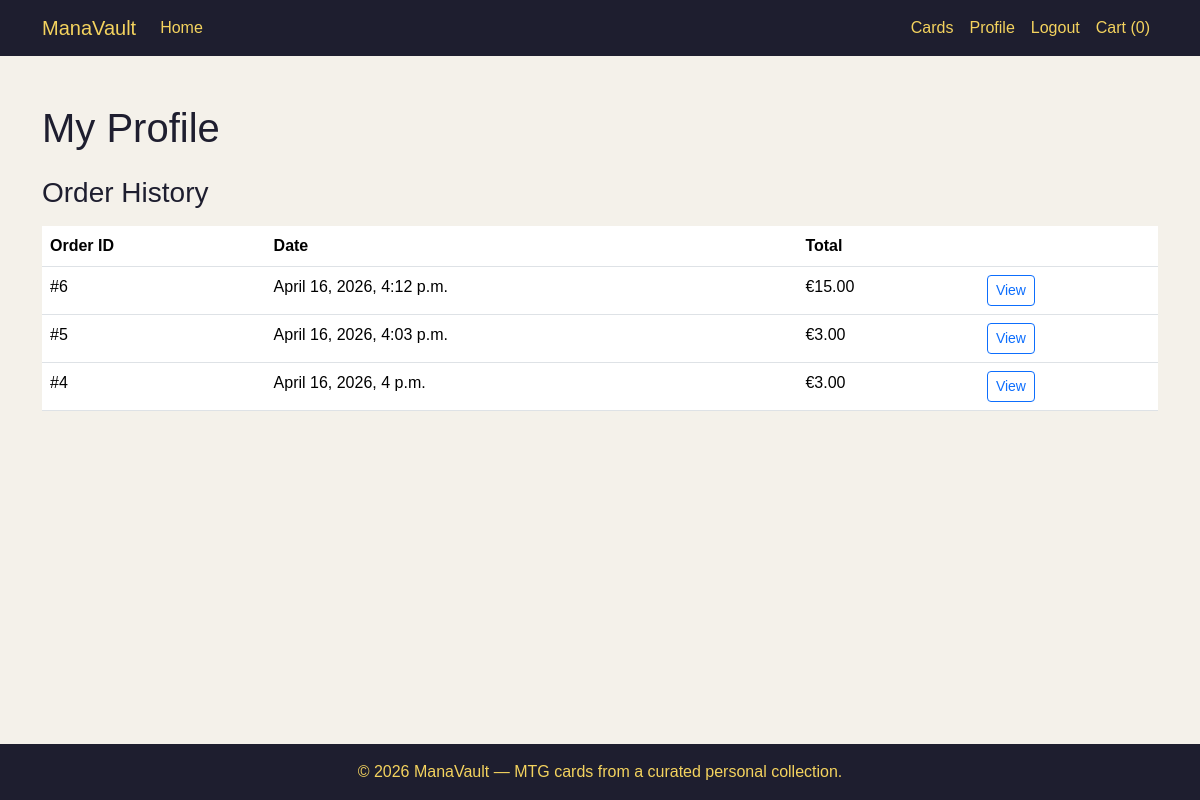
The page /profiles/ (signed in) on the database its author committed.
### checkout/models.py (models this page shows, shortened)
class Order(models.Model):
    user = models.ForeignKey(User, on_delete=models.CASCADE, null=True, blank=True)
    full_name = models.CharField(max_length=50)
    email = models.EmailField()
    phone_number = models.CharField(max_length=20)
    country = models.CharField(max_length=40)
    postcode = models.CharField(max_length=20)
    town_or_city = models.CharField(max_length=40)
    street_address1 = models.CharField(max_length=80)
    street_address2 = models.CharField(max_length=80, blank=True)
    county = models.CharField(max_length=80, blank=True)
    date = models.DateTimeField(auto_now_add=True)
    order_total = models.DecimalField(max_digits=10, decimal_places=2, default=0)

### profiles/views.py (the view)
# urls.py: path('', profile, name='profile'),
@login_required
def profile(request):
    orders = Order.objects.filter(user=request.user).order_by('-date')
    return render(request, 'profiles/profile.html', {
        'orders': orders,
    })

### templates/profiles/profile.html (shortened to what this page needs)
{% extends 'base.html' %}
{% block content %}
<div class="py-4">
    <h1 class="mb-4">My Profile</h1>
    <h3 class="mb-3">Order History</h3>
    {% if orders %}
        <div class="table-responsive">
            <table class="table">
                <thead>
                    <tr>
                        <th>Order ID</th>
                        <th>Date</th>
                        <th>Total</th>
                        <th></th>
                    </tr>
                </thead>
                <tbody>
                    {% for order in orders %}
                        <tr>
                            <td>#{{ order.id }}</td>
                            <td>{{ order.date }}</td>
                            <td>€{{ order.order_total }}</td>
                            <td>
                                <a href="{% url 'order_detail' order.id %}" class="btn btn-sm btn-outline-primary">
                                    View
                                </a>
                            </td>
                        </tr>
                    {% endfor %}
                </tbody>
            </table>
        </div>
    {% else %}
        <p>You have no orders yet.</p>
    {% endif %}
</div>
{% endblock %}

### static/css/base.css (style rules this page uses)
body { min-height: 100vh; display: flex; flex-direction: column; background-color: #f4f1ea; color: #1f1f1f; font-family: Arial, sans-serif; }
h1, h2, h3, h4, h5 { color: #1e1e2f; }

### rows shown on the page
Order: id "6", date "April 16, 2026, 4:12 p.m.", order_total "15.00"
Order: id "5", date "April 16, 2026, 4:03 p.m.", order_total "3.00"
Order: id "4", date "April 16, 2026, 4 p.m.", order_total "3.00"

### other values the page prints
{{ request.session.cart|length|default:0 }} "0"
